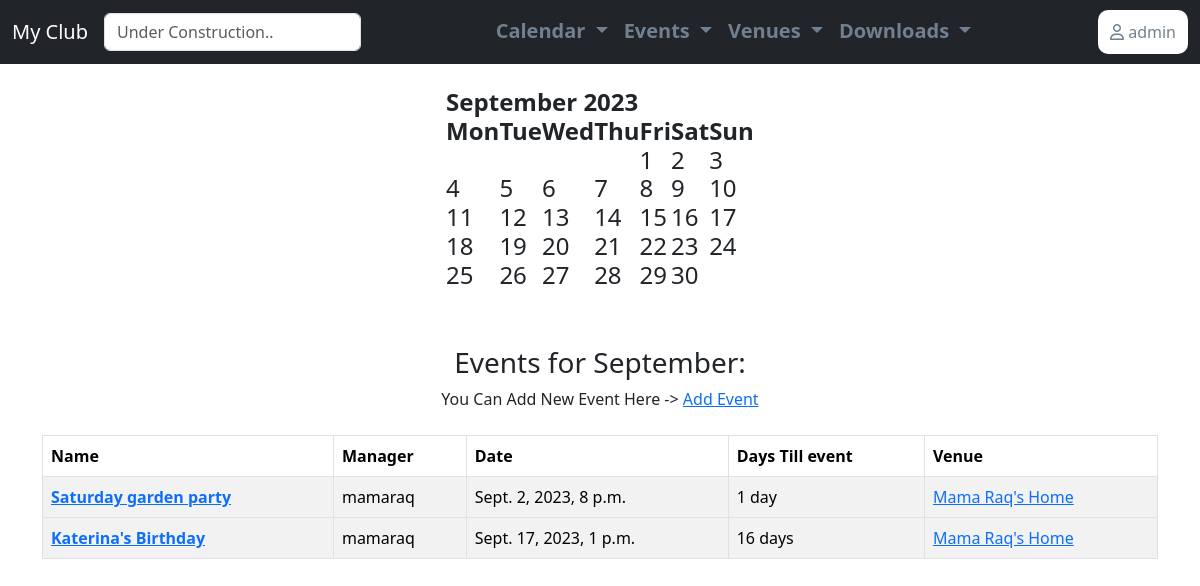
The app's page / (signed in), older data.
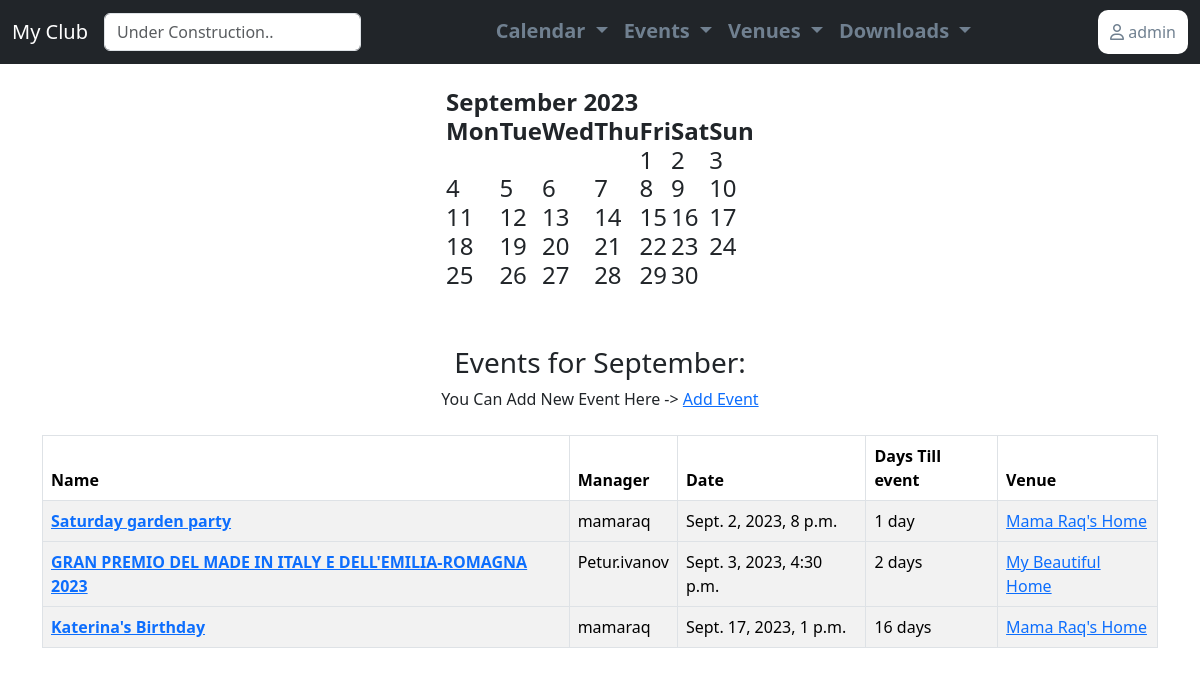
The same page, newer data.
### events/models.py (models this page shows)
class Event(models.Model):
    name = models.CharField('Event name', max_length=150)
    event_data = models.DateTimeField('Event Date')
    venue = models.ForeignKey(Venue, on_delete=models.CASCADE)
    manager = models.ForeignKey(User, blank=True, null=True, on_delete=models.SET_NULL)
    description = models.TextField(blank=True)
    attendees = models.ManyToManyField(User, blank=True, related_name='event_attendees')
    approved = models.BooleanField("Approved", default=False)
    def __str__(self):
        return self.name
    @property
    def days_till_event(self):
        today = date.today()
        if today > self.event_data.date():
            return 'Finished'
        elif today == self.event_data.date():
            event_time = self.event_data.time()
            return f"Today at: {event_time.strftime('%I:%M %p')}"
        date_time_till = self.event_data.date() - today
        days_till = str(date_time_till).split(',')[0]
        return days_till

class Venue(models.Model):
    name = models.CharField('Venue Name', max_length=150)
    address = models.CharField(max_length=300)
    zip_code = models.CharField('Zip Code', max_length=15)
    phone = models.CharField('Contact Phone', max_length=25, blank=True)
    web = models.URLField('Website Address', blank=True)
    email_address = models.EmailField('Email Address', blank=True)
    owner = models.IntegerField('Venue Owner', blank=False, default=1)
    venue_image = models.ImageField(null=True, blank=True, upload_to='images/')
    def __str__(self):
        return self.name

### events/views.py (the view)
# urls.py: path('', views.home, name="home"),
def home(request, month=datetime.now().strftime('%B'), year=datetime.now().year):
    if request.user.is_authenticated:
        month = month.title()
        month_number = list(calendar.month_name).index(month)
        month_number = int(month_number)
        cal = HTMLCalendar().formatmonth(year, month_number)
        now = datetime.now()
        current_year = now.year
        event_list = Event.objects.filter(
            event_data__year=year,
            event_data__month=month_number,
            approved=True
        ).order_by('event_data', 'name')
        time = now.strftime('%I:%M:%S %p')
        return render(request,
                      'events/home.html',
                      {'year': year,
                       'month': month,
                       'month_number': month_number,
                       'cal': cal,
                       'current_year': current_year,
                       'time': time,
                       'event_list': event_list,
                       })
    else:
        return redirect('login')

### events/templates/events/home.html
{% extends 'events/base.html' %}
{% block content %}
<center>
    <h4 style=>{{ cal|safe }}</h4>
    <br/><br/>
    {% if event_list %}
    <h3>Events for {{ month }}:</h3>
    You Can Add New Event Here -> <a href="{% url 'add-event' %}">Add Event</a>
    <br/>
    <br/>
    <table class="table table-bordered table-striped table-hover">
        <thead>
        <tr>
            <th scope="col">Name</th>
            <th scope="col">Manager</th>
            <th scope="col">Date</th>
            <th scope="col">Days Till event</th>
            <th scope="col">Venue</th>
        </tr>
        </thead>
        {% for event in event_list %}
        <tbody>
        <tr>
            <th scope="row"><a href="{% url 'show-event' event.id %}">{{ event }}</a></th>
            <td>{{ event.manager }}</td>
            <td>{{ event.event_data }}</td>
            <td>{{ event.days_till_event }}</td>
            <td><a href="{% url 'show-venue' event.venue.id %}">{{ event.venue }}</a></td>
        </tr>
        {% endfor %}
    </table>
    {% else %}
    <h3>No Events For {{ month }}</h3>
    You Can Add New Event Here -> <a href="{% url 'add-event' %}">Add Event</a>
    <br/>
    {% endif %}
</center>
{% endblock %}

Row changes from the older to the newer data that the page shows:
added Event: name "GRAN PREMIO DEL MADE IN ITALY E DELL'EMILIA-ROMAGNA 2023", manager "Petur.ivanov", event_data "Sept. 3, 2023, 4:30 p.m.", days_till_event "2 days", venue "My Beautiful Home"
